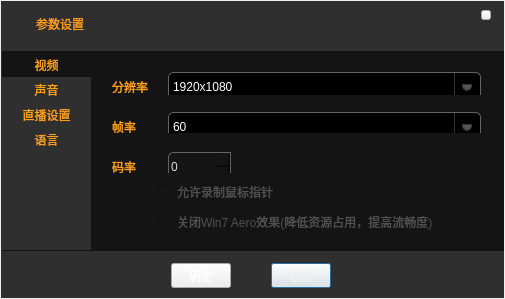
<?xml version="1.0" encoding="UTF-8"?>
<ui version="4.0">
 <class>SettingDialog</class>
 <widget class="QDialog" name="SettingDialog">
  <property name="geometry">
   <rect>
    <x>0</x>
    <y>0</y>
    <width>505</width>
    <height>299</height>
   </rect>
  </property>
  <property name="windowTitle">
   <string>SettingDialog</string>
  </property>
  <property name="styleSheet">
   <string notr="true">QDialog#SettingDialog
{
	
	
	border-image: url(:/SeedUI/Resources/SeedUI/PC_Camera.png);
}
</string>
  </property>
  <layout class="QGridLayout" name="gridLayout">
   <property name="margin">
    <number>1</number>
   </property>
   <property name="spacing">
    <number>0</number>
   </property>
   <item row="0" column="0">
    <widget class="QWidget" name="widget_3" native="true">
     <property name="styleSheet">
      <string notr="true">QWidget#widget_3
{
	background-color: rgb(47, 47, 47);
}

QCheckBox
{
	color: rgb(85, 85, 85);
	font: 75 14px &quot;微软雅黑&quot;;
	
}

QCheckBox::indicator:unchecked 
{
	image: url(:/SeedUI/Resources/SeedUI/NoCancel.png);
}

QCheckBox::indicator:checked 
{
	image: url(:/SeedUI/Resources/SeedUI/Cancel.png);
}


QCheckBox::indicator:unchecked:hover
{
	image: url(:/SeedUI/Resources/SeedUI/NoCancel_H.png);
}

QCheckBox::indicator:checked:hover
{
	image: url(:/SeedUI/Resources/SeedUI/Cancel_H.png);
}</string>
     </property>
     <widget class="QPushButton" name="Cancel_pushButton">
      <property name="geometry">
       <rect>
        <x>270</x>
        <y>262</y>
        <width>60</width>
        <height>25</height>
       </rect>
      </property>
      <property name="styleSheet">
       <string notr="true">QPushButton
{
	font: 75 12px &quot;微软雅黑&quot;;
	color: rgb(240, 240, 240);
	border-image: url(:/SeedUI/Resources/SeedUI/SmallButton.png);
}

QPushButton:hover
{
	border-image: url(:/SeedUI/Resources/SeedUI/SmallButton_H.png);
}

QPushButton:checked
{
	border-image: url(:/SeedUI/Resources/SeedUI/SmallButton_C.png);
}
</string>
      </property>
      <property name="text">
       <string>取消</string>
      </property>
     </widget>
     <widget class="QStackedWidget" name="stackedWidget">
      <property name="geometry">
       <rect>
        <x>90</x>
        <y>50</y>
        <width>413</width>
        <height>200</height>
       </rect>
      </property>
      <property name="styleSheet">
       <string notr="true">QWidget
{
	background-color: rgb(20, 20, 20);
}
/**********下拉列表**********/
QComboBox {
    background-color: black;
    border: 1px solid rgb(100, 100, 100);
    color: white;
    padding:1px 2em 1px 3px;
	font: 75 14px &quot;微软雅黑&quot;;
	border-radius:5px;
}
QComboBox:hover {
    background-color: rgb(24, 24, 24);
    border: 1px solid #333333;
    color: white;
    padding:1px 2em 1px 3px;
	font: 75 14px &quot;微软雅黑&quot;;
	border-radius:5px;
}
QComboBox::drop-down {
    subcontrol-origin: padding;
    subcontrol-position: top right;
    border-left: 1px solid #333333;
	width: 25px;
}/* 下拉按钮 */
QComboBox::drop-down:hover {
  	subcontrol-origin: padding;
    subcontrol-position: top right;
    border-left: 1px solid #333333;
	background-color: rgb(83, 83, 83);
}/* 下拉按钮 鼠标移动 */
QComboBox::down-arrow {
    border: 1px solid #333333;
    width: 8px;
    height: 5px;
    background: rgb(83, 83, 83);
	border-bottom-left-radius: 5px; 
	border-bottom-right-radius: 5px; 
}/* 下拉箭头 */
QComboBox::down-arrow:hover {
    border: 1px solid #333333;
    width: 8px;
    height: 5px;
    background: rgb(170, 170, 170);
	border-bottom-left-radius: 5px; 
	border-bottom-right-radius: 5px; 
}/* 下拉箭头 鼠标移动 */
QComboBox QAbstractItemView{
	outline:0px;/*去掉虚线*/
	color: rgb(209, 209, 209);
	font: 75 14px &quot;微软雅黑&quot;;
	background-color: rgb(43, 43, 43);
	 selection-background-color: QLinearGradient( x1: 0, y1: 0, x2: 0, y2: 1, stop: 0 #ffa02f, stop: 1 #d7801a);
}/* 下拉选择 */
QComboBox QAbstractItemView::item{height:20px;}/*下拉选择高度*/

/*
border-top-left-radius 设置左上角圆角; 
border-top-right-radius 设置右上角圆角; 
border-bottom-left-radius 设置左下角圆角; 
border-bottom-right-radius 设置右下角圆角;
*/

/*********微调器********/
QSpinBox {
        border-top-left-radius:5px;
		border-bottom-left-radius:5px;
        height: 24px;
        min-width: 40px;
        border: 1px solid rgb(100, 100, 100);
        background: rgb(20, 20, 20);
}
QSpinBox:enabled {
        color: rgb(220, 220, 220);
}
QSpinBox:enabled:hover, QLineEdit:enabled:focus {
        color: rgb(230, 230, 230);
}
QSpinBox:!enabled {
        color: rgb(65, 65, 65);
        background: transparent;
}
QPushButton
{
	background-color: rgb(40,40,40);
	font: 75 14px &quot;微软雅黑&quot;;
	color: rgb(254, 161, 24);
	border-radius:10px;
	
}

QPushButton:hover
{
	background-color: rgb(50, 50, 50);
	color: rgb(254, 181, 54);
}

QPushButton:checked
{
	background-color: rgb(60, 60, 60);
}

</string>
      </property>
      <property name="currentIndex">
       <number>0</number>
      </property>
      <widget class="QWidget" name="Video_page">
       <widget class="QWidget" name="layoutWidget">
        <property name="geometry">
         <rect>
          <x>10</x>
          <y>50</y>
          <width>391</width>
          <height>32</height>
         </rect>
        </property>
        <layout class="QFormLayout" name="formLayout_2">
         <property name="horizontalSpacing">
          <number>6</number>
         </property>
         <property name="verticalSpacing">
          <number>0</number>
         </property>
         <item row="0" column="0">
          <widget class="QLabel" name="label_4">
           <property name="minimumSize">
            <size>
             <width>50</width>
             <height>30</height>
            </size>
           </property>
           <property name="maximumSize">
            <size>
             <width>50</width>
             <height>16777215</height>
            </size>
           </property>
           <property name="styleSheet">
            <string notr="true">color: rgb(254, 161, 24);
font: 70 14px &quot;黑体&quot;;</string>
           </property>
           <property name="text">
            <string>帧率</string>
           </property>
          </widget>
         </item>
         <item row="0" column="1">
          <widget class="QComboBox" name="FPS_comboBox">
           <property name="minimumSize">
            <size>
             <width>0</width>
             <height>30</height>
            </size>
           </property>
           <item>
            <property name="text">
             <string>60</string>
            </property>
           </item>
           <item>
            <property name="text">
             <string>30</string>
            </property>
           </item>
           <item>
            <property name="text">
             <string>25</string>
            </property>
           </item>
           <item>
            <property name="text">
             <string>20</string>
            </property>
           </item>
           <item>
            <property name="text">
             <string>10</string>
            </property>
           </item>
          </widget>
         </item>
        </layout>
       </widget>
       <widget class="QWidget" name="layoutWidget_2">
        <property name="geometry">
         <rect>
          <x>10</x>
          <y>90</y>
          <width>141</width>
          <height>32</height>
         </rect>
        </property>
        <layout class="QFormLayout" name="formLayout_3">
         <item row="0" column="0">
          <widget class="QLabel" name="label_5">
           <property name="minimumSize">
            <size>
             <width>50</width>
             <height>30</height>
            </size>
           </property>
           <property name="maximumSize">
            <size>
             <width>50</width>
             <height>16777215</height>
            </size>
           </property>
           <property name="styleSheet">
            <string notr="true">color: rgb(254, 161, 24);
font: 70 14px &quot;黑体&quot;;</string>
           </property>
           <property name="text">
            <string>码率</string>
           </property>
          </widget>
         </item>
         <item row="0" column="1">
          <widget class="QSpinBox" name="Bitrate_spinBox">
           <property name="minimumSize">
            <size>
             <width>42</width>
             <height>30</height>
            </size>
           </property>
           <property name="maximumSize">
            <size>
             <width>16777215</width>
             <height>30</height>
            </size>
           </property>
           <property name="styleSheet">
            <string notr="true">font: 75 14px &quot;微软雅黑&quot;;</string>
           </property>
          </widget>
         </item>
        </layout>
       </widget>
       <widget class="QCheckBox" name="Win7_Aero_checkBox">
        <property name="geometry">
         <rect>
          <x>67</x>
          <y>160</y>
          <width>331</width>
          <height>21</height>
         </rect>
        </property>
        <property name="styleSheet">
         <string notr="true">QCheckBox
{
	
	font: 75 14px &quot;微软雅黑&quot;;
	color: rgb(80, 80, 80);
}</string>
        </property>
        <property name="text">
         <string>关闭Win7 Aero效果(降低资源占用，提高流畅度)</string>
        </property>
       </widget>
       <widget class="QWidget" name="layoutWidget">
        <property name="geometry">
         <rect>
          <x>10</x>
          <y>10</y>
          <width>391</width>
          <height>34</height>
         </rect>
        </property>
        <layout class="QFormLayout" name="formLayout">
         <property name="verticalSpacing">
          <number>0</number>
         </property>
         <item row="0" column="0">
          <widget class="QLabel" name="label_3">
           <property name="minimumSize">
            <size>
             <width>50</width>
             <height>30</height>
            </size>
           </property>
           <property name="maximumSize">
            <size>
             <width>50</width>
             <height>3</height>
            </size>
           </property>
           <property name="styleSheet">
            <string notr="true">color: rgb(254, 161, 24);
font: 70 14px &quot;黑体&quot;;</string>
           </property>
           <property name="text">
            <string>分辨率</string>
           </property>
          </widget>
         </item>
         <item row="0" column="1">
          <widget class="QComboBox" name="Resolution_comboBox">
           <property name="minimumSize">
            <size>
             <width>0</width>
             <height>30</height>
            </size>
           </property>
           <property name="styleSheet">
            <string notr="true"/>
           </property>
           <item>
            <property name="text">
             <string>1920x1080</string>
            </property>
           </item>
           <item>
            <property name="text">
             <string>1280x720</string>
            </property>
           </item>
           <item>
            <property name="text">
             <string>1024x576</string>
            </property>
           </item>
           <item>
            <property name="text">
             <string>960x540</string>
            </property>
           </item>
           <item>
            <property name="text">
             <string>800x450</string>
            </property>
           </item>
           <item>
            <property name="text">
             <string>640x360</string>
            </property>
           </item>
           <item>
            <property name="text">
             <string>512x288</string>
            </property>
           </item>
           <item>
            <property name="text">
             <string>480x270</string>
            </property>
           </item>
          </widget>
         </item>
        </layout>
       </widget>
       <widget class="QCheckBox" name="Win7_MOUSE_checkBox">
        <property name="geometry">
         <rect>
          <x>67</x>
          <y>130</y>
          <width>331</width>
          <height>21</height>
         </rect>
        </property>
        <property name="styleSheet">
         <string notr="true">QCheckBox
{
	
	font: 75 14px &quot;微软雅黑&quot;;
	color: rgb(80, 80, 80);
}</string>
        </property>
        <property name="text">
         <string>允许录制鼠标指针</string>
        </property>
       </widget>
      </widget>
      <widget class="QWidget" name="Auido_page">
       <widget class="QWidget" name="layoutWidget_3">
        <property name="geometry">
         <rect>
          <x>20</x>
          <y>60</y>
          <width>381</width>
          <height>28</height>
         </rect>
        </property>
        <layout class="QFormLayout" name="formLayout_5">
         <item row="0" column="0">
          <widget class="QLabel" name="label_9">
           <property name="minimumSize">
            <size>
             <width>80</width>
             <height>0</height>
            </size>
           </property>
           <property name="maximumSize">
            <size>
             <width>80</width>
             <height>16777215</height>
            </size>
           </property>
           <property name="styleSheet">
            <string notr="true">font: 70 15px &quot;黑体&quot;;
color: rgb(91, 91, 91);</string>
           </property>
           <property name="text">
            <string>系统声音</string>
           </property>
          </widget>
         </item>
         <item row="0" column="1">
          <widget class="QComboBox" name="Speaker_comboBox">
           <property name="minimumSize">
            <size>
             <width>293</width>
             <height>0</height>
            </size>
           </property>
           <property name="maximumSize">
            <size>
             <width>293</width>
             <height>16777215</height>
            </size>
           </property>
          </widget>
         </item>
        </layout>
       </widget>
       <widget class="QWidget" name="layoutWidget">
        <property name="geometry">
         <rect>
          <x>20</x>
          <y>20</y>
          <width>381</width>
          <height>28</height>
         </rect>
        </property>
        <layout class="QFormLayout" name="formLayout_4">
         <item row="0" column="0">
          <widget class="QLabel" name="label_8">
           <property name="minimumSize">
            <size>
             <width>80</width>
             <height>0</height>
            </size>
           </property>
           <property name="maximumSize">
            <size>
             <width>80</width>
             <height>16777215</height>
            </size>
           </property>
           <property name="styleSheet">
            <string notr="true">font: 70 15px &quot;黑体&quot;;
color: rgb(91, 91, 91);</string>
           </property>
           <property name="text">
            <string>麦克风选择</string>
           </property>
          </widget>
         </item>
         <item row="0" column="1">
          <widget class="QComboBox" name="MIC_comboBox"/>
         </item>
        </layout>
       </widget>
      </widget>
      <widget class="QWidget" name="Live_page">
       <widget class="QWidget" name="widget_4" native="true">
        <property name="geometry">
         <rect>
          <x>10</x>
          <y>90</y>
          <width>391</width>
          <height>101</height>
         </rect>
        </property>
        <property name="styleSheet">
         <string notr="true">QWidget#widget_4
{
 border: 1px solid #333333;
}</string>
        </property>
        <layout class="QHBoxLayout" name="horizontalLayout">
         <property name="spacing">
          <number>0</number>
         </property>
         <property name="margin">
          <number>0</number>
         </property>
         <item>
          <layout class="QGridLayout" name="gridLayout_2">
           <property name="leftMargin">
            <number>5</number>
           </property>
           <property name="rightMargin">
            <number>5</number>
           </property>
           <property name="horizontalSpacing">
            <number>5</number>
           </property>
           <property name="verticalSpacing">
            <number>0</number>
           </property>
           <item row="1" column="3">
            <widget class="QComboBox" name="File_comboBox">
             <property name="enabled">
              <bool>true</bool>
             </property>
             <property name="maximumSize">
              <size>
               <width>100</width>
               <height>16777215</height>
              </size>
             </property>
             <item>
              <property name="text">
               <string>flv</string>
              </property>
             </item>
             <item>
              <property name="text">
               <string>mp4</string>
              </property>
             </item>
             <item>
              <property name="text">
               <string>avi</string>
              </property>
             </item>
            </widget>
           </item>
           <item row="0" column="0">
            <widget class="QCheckBox" name="File_checkBox">
             <property name="text">
              <string/>
             </property>
            </widget>
           </item>
           <item row="0" column="1">
            <widget class="QLabel" name="label_11">
             <property name="minimumSize">
              <size>
               <width>0</width>
               <height>25</height>
              </size>
             </property>
             <property name="maximumSize">
              <size>
               <width>16777215</width>
               <height>25</height>
              </size>
             </property>
             <property name="styleSheet">
              <string notr="true">font: 75 14px &quot;微软雅黑&quot;;
color: rgb(255, 161, 24);</string>
             </property>
             <property name="text">
              <string>保存目录</string>
             </property>
            </widget>
           </item>
           <item row="1" column="1">
            <widget class="QLabel" name="label_14">
             <property name="minimumSize">
              <size>
               <width>0</width>
               <height>25</height>
              </size>
             </property>
             <property name="maximumSize">
              <size>
               <width>16777215</width>
               <height>25</height>
              </size>
             </property>
             <property name="styleSheet">
              <string notr="true">font: 75 14px &quot;微软雅黑&quot;;
color: rgb(255, 161, 24);</string>
             </property>
             <property name="text">
              <string>文件格式</string>
             </property>
            </widget>
           </item>
           <item row="0" column="5">
            <widget class="QPushButton" name="View_pushButton">
             <property name="minimumSize">
              <size>
               <width>60</width>
               <height>24</height>
              </size>
             </property>
             <property name="maximumSize">
              <size>
               <width>60</width>
               <height>24</height>
              </size>
             </property>
             <property name="styleSheet">
              <string notr="true">QPushButton
{
	font: 75 14px &quot;微软雅黑&quot;;
	color: rgb(240, 240, 240);
	border-image: url(:/SeedUI/Resources/SeedUI/SmallButton.png);
}

QPushButton:hover
{
	border-image: url(:/SeedUI/Resources/SeedUI/SmallButton_H.png);
}

QPushButton:checked
{
	border-image: url(:/SeedUI/Resources/SeedUI/SmallButton_C.png);
}
</string>
             </property>
             <property name="text">
              <string>查看</string>
             </property>
            </widget>
           </item>
           <item row="2" column="1">
            <widget class="QLabel" name="label_15">
             <property name="minimumSize">
              <size>
               <width>0</width>
               <height>25</height>
              </size>
             </property>
             <property name="maximumSize">
              <size>
               <width>16777215</width>
               <height>25</height>
              </size>
             </property>
             <property name="styleSheet">
              <string notr="true">font: 75 14px &quot;微软雅黑&quot;;
color: rgb(255, 161, 24);</string>
             </property>
             <property name="text">
              <string>文件分卷</string>
             </property>
            </widget>
           </item>
           <item row="2" column="3">
            <layout class="QHBoxLayout" name="horizontalLayout_5">
             <item>
              <widget class="QSpinBox" name="File_spinBox">
               <property name="minimumSize">
                <size>
                 <width>42</width>
                 <height>25</height>
                </size>
               </property>
               <property name="maximumSize">
                <size>
                 <width>80</width>
                 <height>25</height>
                </size>
               </property>
               <property name="maximum">
                <number>8192</number>
               </property>
               <property name="singleStep">
                <number>256</number>
               </property>
              </widget>
             </item>
             <item>
              <widget class="QLabel" name="label_16">
               <property name="styleSheet">
                <string notr="true">font: 75 12px &quot;微软雅黑&quot;;
color: rgb(255, 161, 24);</string>
               </property>
               <property name="text">
                <string>MB</string>
               </property>
              </widget>
             </item>
            </layout>
           </item>
           <item row="0" column="3">
            <widget class="QLineEdit" name="File_lineEdit">
             <property name="enabled">
              <bool>true</bool>
             </property>
             <property name="minimumSize">
              <size>
               <width>0</width>
               <height>25</height>
              </size>
             </property>
             <property name="maximumSize">
              <size>
               <width>16777215</width>
               <height>25</height>
              </size>
             </property>
             <property name="baseSize">
              <size>
               <width>0</width>
               <height>0</height>
              </size>
             </property>
             <property name="styleSheet">
              <string notr="true">border-width:  1px 40px 40px 40px ;
border-radius : 4px;
border-width: 1px;
border-style: none;
border:1px groove  rgb(50, 53, 59);border-radius:4px;

font: 12px &quot;微软雅黑&quot;;
color: rgb(166, 166, 166);</string>
             </property>
             <property name="text">
              <string/>
             </property>
            </widget>
           </item>
           <item row="0" column="4">
            <widget class="QPushButton" name="browse_pushButton">
             <property name="enabled">
              <bool>true</bool>
             </property>
             <property name="minimumSize">
              <size>
               <width>60</width>
               <height>24</height>
              </size>
             </property>
             <property name="maximumSize">
              <size>
               <width>60</width>
               <height>24</height>
              </size>
             </property>
             <property name="styleSheet">
              <string notr="true">QPushButton
{
	font: 75 14px &quot;微软雅黑&quot;;
	color: rgb(240, 240, 240);
	border-image: url(:/SeedUI/Resources/SeedUI/SmallButton.png);
}

QPushButton:hover
{
	border-image: url(:/SeedUI/Resources/SeedUI/SmallButton_H.png);
}

QPushButton:checked
{
	border-image: url(:/SeedUI/Resources/SeedUI/SmallButton_C.png);
}
</string>
             </property>
             <property name="text">
              <string>浏览</string>
             </property>
            </widget>
           </item>
          </layout>
         </item>
        </layout>
       </widget>
       <widget class="QWidget" name="widget_5" native="true">
        <property name="geometry">
         <rect>
          <x>10</x>
          <y>50</y>
          <width>391</width>
          <height>35</height>
         </rect>
        </property>
        <property name="styleSheet">
         <string notr="true">QWidget#widget_5
{
 border: 1px solid #333333;
}</string>
        </property>
        <layout class="QHBoxLayout" name="horizontalLayout_4">
         <property name="spacing">
          <number>0</number>
         </property>
         <property name="margin">
          <number>0</number>
         </property>
         <item>
          <layout class="QHBoxLayout" name="horizontalLayout_2">
           <property name="spacing">
            <number>8</number>
           </property>
           <property name="leftMargin">
            <number>5</number>
           </property>
           <property name="rightMargin">
            <number>5</number>
           </property>
           <item>
            <widget class="QCheckBox" name="Rtmp_checkBox">
             <property name="text">
              <string/>
             </property>
            </widget>
           </item>
           <item>
            <widget class="QLabel" name="label_12">
             <property name="minimumSize">
              <size>
               <width>0</width>
               <height>25</height>
              </size>
             </property>
             <property name="maximumSize">
              <size>
               <width>16777215</width>
               <height>25</height>
              </size>
             </property>
             <property name="styleSheet">
              <string notr="true">font: 75 14px &quot;微软雅黑&quot;;
color: rgb(255, 161, 24);</string>
             </property>
             <property name="text">
              <string>Rtmp流</string>
             </property>
            </widget>
           </item>
           <item>
            <widget class="QLineEdit" name="Rtmp_lineEdit">
             <property name="minimumSize">
              <size>
               <width>0</width>
               <height>25</height>
              </size>
             </property>
             <property name="maximumSize">
              <size>
               <width>16777215</width>
               <height>25</height>
              </size>
             </property>
             <property name="baseSize">
              <size>
               <width>0</width>
               <height>0</height>
              </size>
             </property>
             <property name="styleSheet">
              <string notr="true">border-width:  1px 40px 40px 40px ;
border-radius : 4px;
border-width: 1px;
border-style: none;
border:1px groove  rgb(50, 53, 59);

font: 12px &quot;微软雅黑&quot;;
color: rgb(166, 166, 166);</string>
             </property>
             <property name="text">
              <string/>
             </property>
            </widget>
           </item>
          </layout>
         </item>
        </layout>
       </widget>
       <widget class="QWidget" name="layoutWidget">
        <property name="geometry">
         <rect>
          <x>10</x>
          <y>10</y>
          <width>391</width>
          <height>32</height>
         </rect>
        </property>
        <layout class="QHBoxLayout" name="horizontalLayout_3">
         <property name="spacing">
          <number>12</number>
         </property>
         <property name="leftMargin">
          <number>5</number>
         </property>
         <item>
          <widget class="QLabel" name="label_13">
           <property name="styleSheet">
            <string notr="true">font: 75 14px &quot;微软雅黑&quot;;
color: rgb(255, 161, 24);</string>
           </property>
           <property name="text">
            <string>标题</string>
           </property>
          </widget>
         </item>
         <item>
          <widget class="QLineEdit" name="TiletelineEdit">
           <property name="minimumSize">
            <size>
             <width>0</width>
             <height>25</height>
            </size>
           </property>
           <property name="maximumSize">
            <size>
             <width>16777215</width>
             <height>25</height>
            </size>
           </property>
           <property name="baseSize">
            <size>
             <width>0</width>
             <height>0</height>
            </size>
           </property>
           <property name="styleSheet">
            <string notr="true">border-width:  1px 40px 40px 40px ;
border-radius : 4px;
border-width: 1px;
border-style: none;
border:1px groove  rgb(50, 53, 59);border-radius:4px;
font: 12px &quot;微软雅黑&quot;;
color: rgb(166, 166, 166);</string>
           </property>
           <property name="text">
            <string/>
           </property>
          </widget>
         </item>
        </layout>
       </widget>
       <zorder>layoutWidget</zorder>
       <zorder>widget_4</zorder>
       <zorder>widget_5</zorder>
      </widget>
      <widget class="QWidget" name="language_page">
       <widget class="QWidget" name="layoutWidget">
        <property name="geometry">
         <rect>
          <x>20</x>
          <y>20</y>
          <width>381</width>
          <height>28</height>
         </rect>
        </property>
        <layout class="QHBoxLayout" name="horizontalLayout_6">
         <item>
          <widget class="QLabel" name="label_6">
           <property name="minimumSize">
            <size>
             <width>40</width>
             <height>0</height>
            </size>
           </property>
           <property name="maximumSize">
            <size>
             <width>16777215</width>
             <height>16777215</height>
            </size>
           </property>
           <property name="styleSheet">
            <string notr="true">font: 75 16px &quot;黑体&quot;;
color: rgb(254, 161, 24);</string>
           </property>
           <property name="text">
            <string>语言</string>
           </property>
          </widget>
         </item>
         <item>
          <widget class="QComboBox" name="Language_comboBox">
           <property name="minimumSize">
            <size>
             <width>280</width>
             <height>0</height>
            </size>
           </property>
           <property name="maximumSize">
            <size>
             <width>16777215</width>
             <height>16777215</height>
            </size>
           </property>
          </widget>
         </item>
        </layout>
       </widget>
      </widget>
     </widget>
     <widget class="QWidget" name="widget_2" native="true">
      <property name="geometry">
       <rect>
        <x>1</x>
        <y>49</y>
        <width>90</width>
        <height>201</height>
       </rect>
      </property>
      <property name="styleSheet">
       <string notr="true">QPushButton
{
	background-color: rgb(47, 47, 47);
	font: 75 14px &quot;微软雅黑&quot;;
	color: rgb(254, 161, 24);
	border:px groove gray;
}

QPushButton:hover
{
	background-color: rgb(70, 70, 70);
}

QPushButton:checked
{
	background-color: rgb(20, 20, 20);
}

QWidget#widget_2
{
	
}
</string>
      </property>
      <layout class="QVBoxLayout" name="verticalLayout">
       <property name="spacing">
        <number>0</number>
       </property>
       <property name="leftMargin">
        <number>0</number>
       </property>
       <property name="topMargin">
        <number>1</number>
       </property>
       <property name="rightMargin">
        <number>0</number>
       </property>
       <property name="bottomMargin">
        <number>0</number>
       </property>
       <item>
        <widget class="QLabel" name="label_10">
         <property name="minimumSize">
          <size>
           <width>0</width>
           <height>1</height>
          </size>
         </property>
         <property name="maximumSize">
          <size>
           <width>16777215</width>
           <height>1</height>
          </size>
         </property>
         <property name="styleSheet">
          <string notr="true">background-color: rgb(20, 20, 20);</string>
         </property>
         <property name="text">
          <string/>
         </property>
        </widget>
       </item>
       <item>
        <widget class="QPushButton" name="Video_pushButton">
         <property name="minimumSize">
          <size>
           <width>89</width>
           <height>25</height>
          </size>
         </property>
         <property name="maximumSize">
          <size>
           <width>89</width>
           <height>25</height>
          </size>
         </property>
         <property name="styleSheet">
          <string notr="true"/>
         </property>
         <property name="text">
          <string>视频</string>
         </property>
         <property name="checkable">
          <bool>true</bool>
         </property>
         <property name="checked">
          <bool>true</bool>
         </property>
         <property name="autoExclusive">
          <bool>true</bool>
         </property>
        </widget>
       </item>
       <item>
        <widget class="QPushButton" name="Auido_pushButton">
         <property name="minimumSize">
          <size>
           <width>89</width>
           <height>25</height>
          </size>
         </property>
         <property name="maximumSize">
          <size>
           <width>89</width>
           <height>25</height>
          </size>
         </property>
         <property name="text">
          <string>声音</string>
         </property>
         <property name="checkable">
          <bool>true</bool>
         </property>
         <property name="autoExclusive">
          <bool>true</bool>
         </property>
        </widget>
       </item>
       <item>
        <widget class="QPushButton" name="Live_pushButton">
         <property name="minimumSize">
          <size>
           <width>89</width>
           <height>25</height>
          </size>
         </property>
         <property name="maximumSize">
          <size>
           <width>89</width>
           <height>25</height>
          </size>
         </property>
         <property name="text">
          <string>直播设置</string>
         </property>
         <property name="checkable">
          <bool>true</bool>
         </property>
         <property name="autoExclusive">
          <bool>true</bool>
         </property>
        </widget>
       </item>
       <item>
        <widget class="QPushButton" name="Langage_pushButton">
         <property name="minimumSize">
          <size>
           <width>89</width>
           <height>25</height>
          </size>
         </property>
         <property name="maximumSize">
          <size>
           <width>89</width>
           <height>25</height>
          </size>
         </property>
         <property name="text">
          <string>语言</string>
         </property>
         <property name="checkable">
          <bool>true</bool>
         </property>
         <property name="autoExclusive">
          <bool>true</bool>
         </property>
        </widget>
       </item>
       <item>
        <spacer name="verticalSpacer">
         <property name="orientation">
          <enum>Qt::Vertical</enum>
         </property>
         <property name="sizeHint" stdset="0">
          <size>
           <width>20</width>
           <height>40</height>
          </size>
         </property>
        </spacer>
       </item>
       <item>
        <widget class="QLabel" name="label_7">
         <property name="minimumSize">
          <size>
           <width>0</width>
           <height>1</height>
          </size>
         </property>
         <property name="maximumSize">
          <size>
           <width>16777215</width>
           <height>1</height>
          </size>
         </property>
         <property name="styleSheet">
          <string notr="true">background-color: rgb(20, 20, 20);</string>
         </property>
         <property name="text">
          <string/>
         </property>
        </widget>
       </item>
      </layout>
     </widget>
     <widget class="QWidget" name="widget" native="true">
      <property name="geometry">
       <rect>
        <x>0</x>
        <y>5</y>
        <width>500</width>
        <height>45</height>
       </rect>
      </property>
      <widget class="QLabel" name="label">
       <property name="geometry">
        <rect>
         <x>15</x>
         <y>10</y>
         <width>15</width>
         <height>14</height>
        </rect>
       </property>
       <property name="styleSheet">
        <string notr="true">border-image: url(:/UI/Resources/butSetting_checked.png);</string>
       </property>
       <property name="text">
        <string/>
       </property>
      </widget>
      <widget class="QLabel" name="label_2">
       <property name="geometry">
        <rect>
         <x>35</x>
         <y>5</y>
         <width>71</width>
         <height>25</height>
        </rect>
       </property>
       <property name="styleSheet">
        <string notr="true">color: rgb(254, 161, 24);
font: 75 16px &quot;黑体&quot;;</string>
       </property>
       <property name="text">
        <string>参数设置</string>
       </property>
      </widget>
      <widget class="QPushButton" name="Close_pushButton">
       <property name="geometry">
        <rect>
         <x>480</x>
         <y>4</y>
         <width>10</width>
         <height>10</height>
        </rect>
       </property>
       <property name="styleSheet">
        <string notr="true">QPushButton#Close_pushButton{
	
	border-image: url(:/Close/Resources/Close_Normal.png);
}
QPushButton#Close_pushButton:hover{
	
	border-image: url(:/Close/Resources/Close_Hover.png);
}
QPushButton#Close_pushButton:disabled{
	
	border-image: url(:/Close/Resources/Close_Disabled.png);
}
QPushButton#Close_pushButton:checked{
	
	border-image: url(:/Close/Resources/Close_checked.png);
}
</string>
       </property>
       <property name="text">
        <string/>
       </property>
      </widget>
     </widget>
     <widget class="QPushButton" name="OK_pushButton">
      <property name="geometry">
       <rect>
        <x>170</x>
        <y>262</y>
        <width>60</width>
        <height>25</height>
       </rect>
      </property>
      <property name="styleSheet">
       <string notr="true">QPushButton#OK_pushButton
{
	border-image: url(:/SeedUI/Resources/SeedUI/SmallButtonYellow.png);
	font: 75 12px &quot;微软雅黑&quot;;
	color: rgb(255, 255, 255);
}

QPushButton#OK_pushButton:hover
{
	border-image: url(:/SeedUI/Resources/SeedUI/SmallButtonYellow_H.png);
}

QPushButton#OK_pushButton:checked
{
	border-image: url(:/SeedUI/Resources/SeedUI/SmallButtonYellow_C.png);
}
</string>
      </property>
      <property name="text">
       <string>确定</string>
      </property>
     </widget>
    </widget>
   </item>
  </layout>
 </widget>
 <layoutdefault spacing="6" margin="11"/>
 <resources>
  <include location="rdzbdemo.qrc"/>
 </resources>
 <connections/>
</ui>
